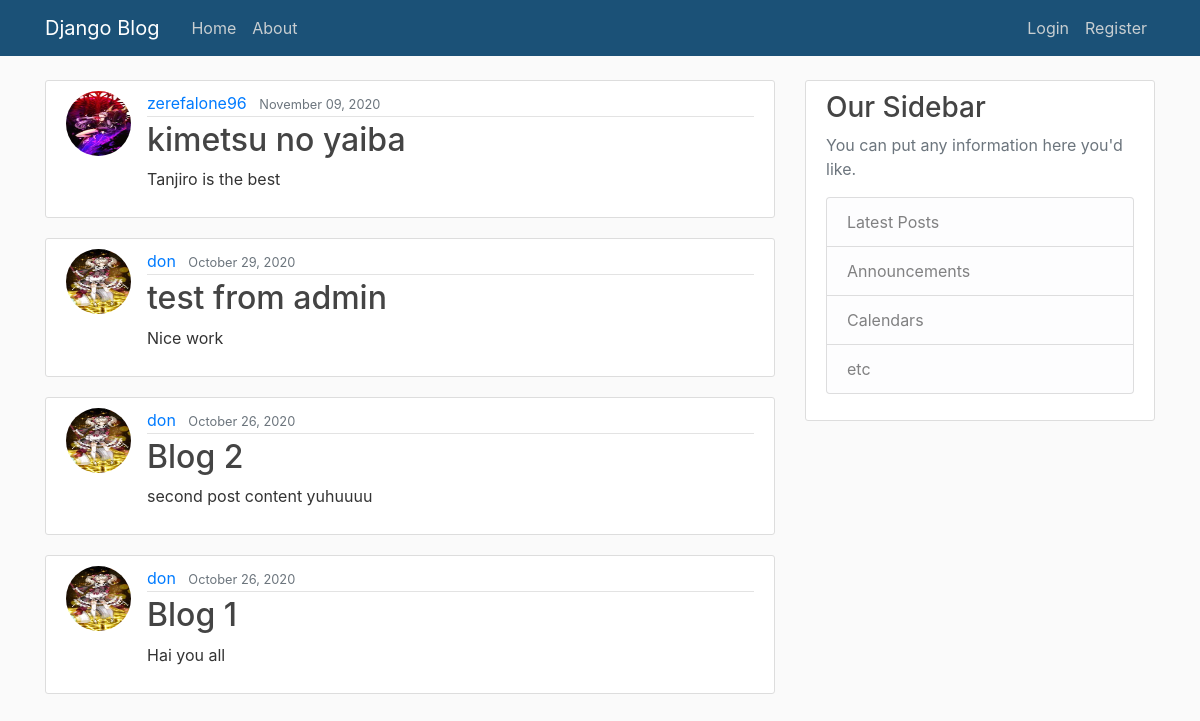
The app's page /, older data.
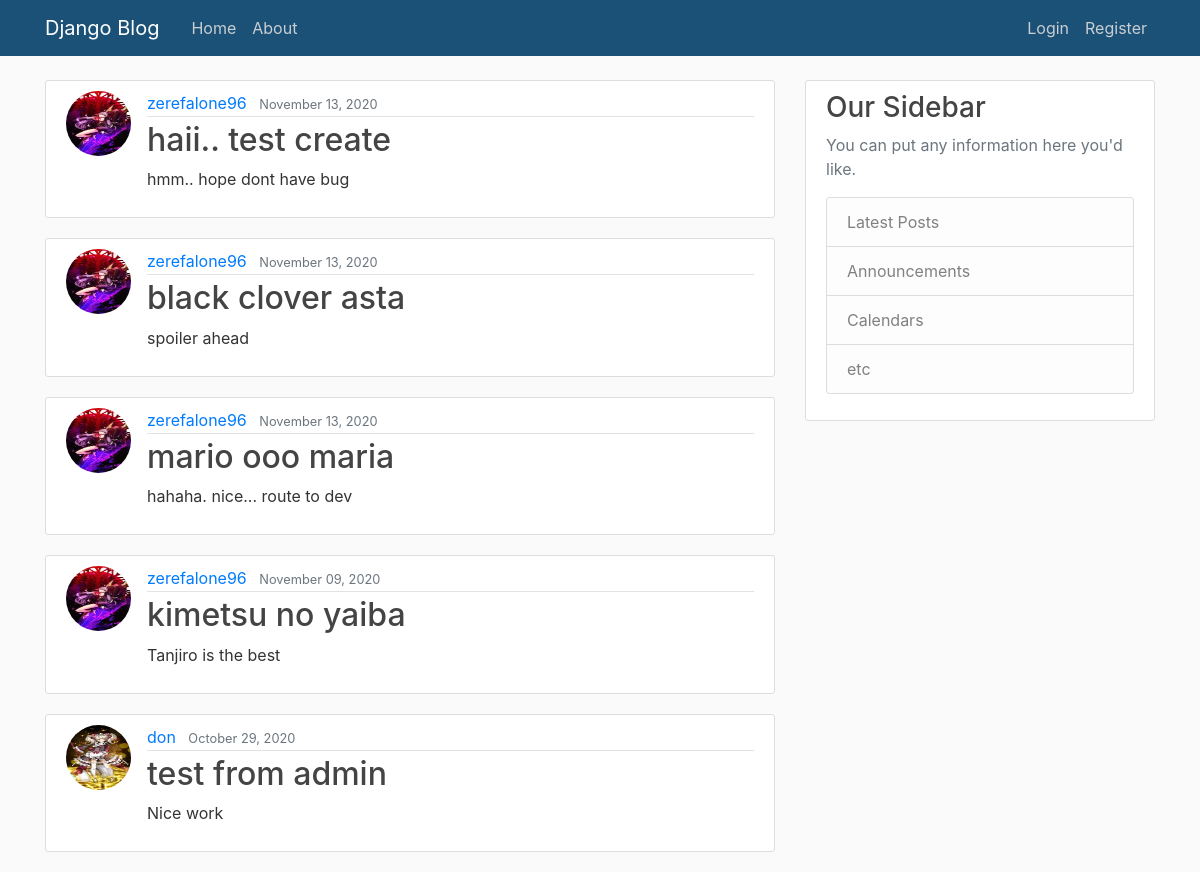
The same page, newer data.
### blog/models.py (models this page shows, shortened)
class Post(models.Model):
    title = models.CharField(max_length=100)
    content = models.TextField()
    date_posted = models.DateTimeField(default=timezone.now)
    author = models.ForeignKey(User, on_delete=models.CASCADE)

### users/models.py (models this page shows, shortened)
class Profile(models.Model):
    user = models.OneToOneField(User, on_delete=models.CASCADE)
    image = models.ImageField(default='default.jpg', upload_to='profile_pics')

### blog/views.py (the view)
# urls.py: path('', PostListView.as_view(), name='blog-home'),
class PostListView(ListView):
    model = Post
    template_name = 'blog/home.html' # <app>/<model>_<viewtype>.html
    context_object_name = 'posts'
    ordering = ['-date_posted']
    paginate_by = 5

### blog/templates/blog/home.html
{% extends "blog/base.html" %}
{% block content %}
        {% for post in posts %}
        <article class="media content-section">
          <img class="rounded-circle article-img" src="{{ post.author.profile.image.url }}">
            <div class="media-body">
              <div class="article-metadata">
                <a class="mr-2" href="#">{{ post.author }}</a>
                <small class="text-muted">{{ post.date_posted|date:"F d, Y" }}</small>
              </div>
              <h2><a class="article-title" href="{% url 'post-detail' post.id %}">{{ post.title }}</a></h2>
              <p class="article-content">{{ post.content }}</p>
            </div>
          </article>
        {% endfor %}
{% endblock content %}

Row changes from the older to the newer data that the page shows:
no longer on this page (row unchanged): Post: author.profile.image (picture), author "don", date_posted "October 26, 2020", title "Blog 2", content "second post content yuhuuuu"
no longer on this page (row unchanged): Post: author.profile.image (picture), author "don", date_posted "October 26, 2020", title "Blog 1", content "Hai you all"
added Post: author.profile.image (picture), author "zerefalone96", date_posted "November 13, 2020", title "haii.. test create", content "hmm.. hope dont have bug"
added Post: author.profile.image (picture), author "zerefalone96", date_posted "November 13, 2020", title "black clover asta", content "spoiler ahead"
added Post: author.profile.image (picture), author "zerefalone96", date_posted "November 13, 2020", title "mario ooo maria", content "hahaha. nice... route to dev"
